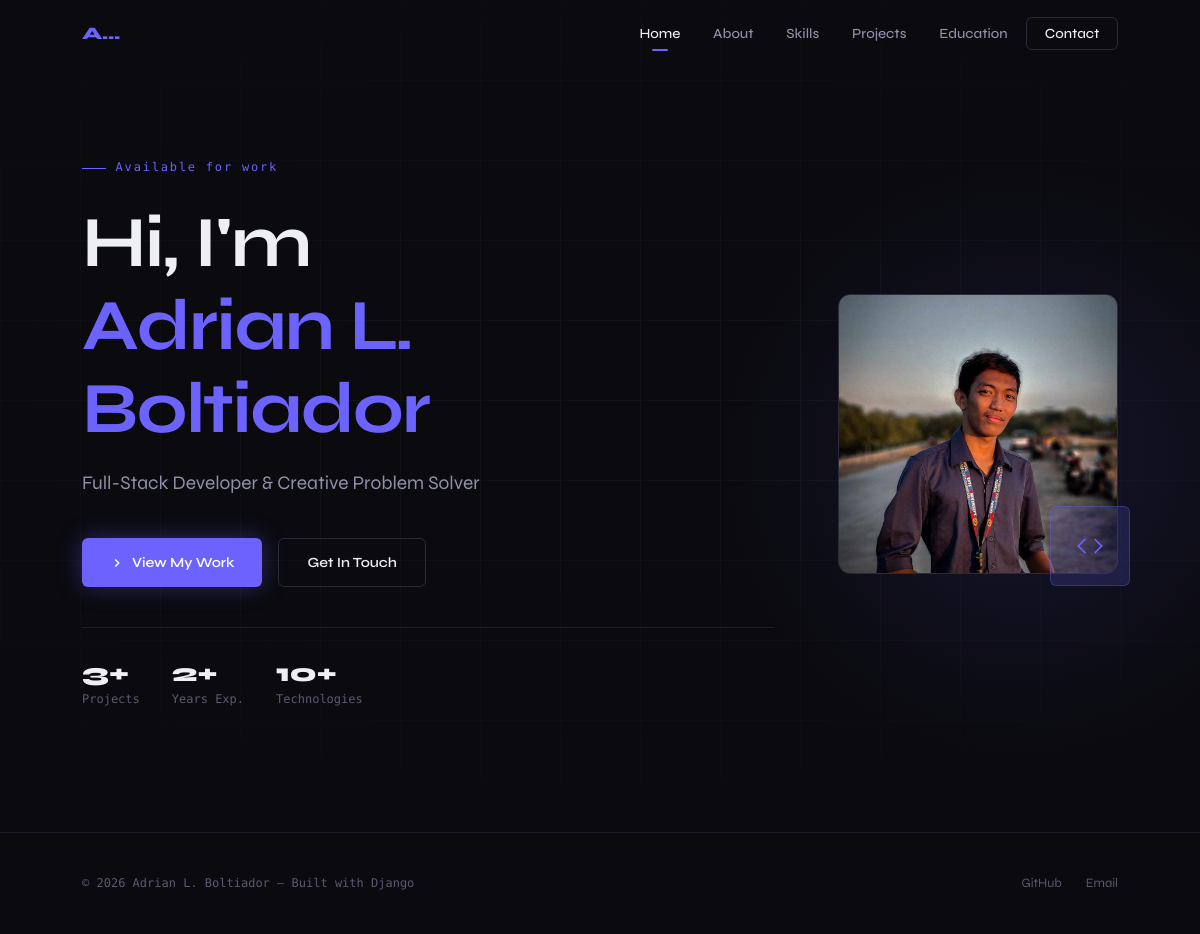
The page / on the database its author committed.
### bolt_app/models.py (models this page shows, shortened)
class Profile(models.Model):
    name = models.CharField(max_length=100)
    tagline = models.CharField(max_length=200)
    bio = models.TextField()
    career_goals = models.TextField()
    profile_photo = models.ImageField(upload_to='profile/', blank=True, null=True)
    email = models.EmailField()
    github_url = models.URLField(blank=True)
    linkedin_url = models.URLField(blank=True)
    twitter_url = models.URLField(blank=True)
    resume = models.FileField(upload_to='resume/', blank=True, null=True)
    class Meta:
        verbose_name = 'Profile'

### bolt_app/views.py (the view)
# urls.py: path('', views.home, name='home'),
def home(request):
    profile = get_profile()
    featured_projects = Project.objects.filter(featured=True)[:3]
    context = {
        'profile': profile,
        'featured_projects': featured_projects,
        'active_page': 'home',
    }
    return render(request, 'bolt_app/home.html', context)

### bolt_app/views.py (called while the page is built)
def get_profile():
    return Profile.objects.first()

### bolt_app/templates/bolt_app/home.html (shortened to what this page needs)
{% extends 'bolt_app/base.html' %}
{% load static %}
{% block content %}
<section class="hero">
  <div class="hero-grid"></div>
  <div class="hero-content">
    <div class="hero-text">
      <p class="hero-tag fade-up">Available for work</p>
      <h1 class="hero-name fade-up delay-1">
        {% if profile %}
          Hi, I'm<br><em>{{ profile.name }}</em>
        {% else %}
          Hi, I'm<br><em>Your Name</em>
        {% endif %}
      </h1>
      <p class="hero-tagline fade-up delay-2">
        {% if profile %}{{ profile.tagline }}{% else %}Full-Stack Developer & Creative Problem Solver{% endif %}
      </p>
      <div class="hero-actions fade-up delay-3">
        <a href="{% url 'projects' %}" class="btn btn-primary">
          <svg width="14" height="14" viewBox="0 0 24 24" fill="none" stroke="currentColor" stroke-width="2.5"><path d="M9 18l6-6-6-6"/></svg>
          View My Work
        </a>
        <a href="{% url 'contact' %}" class="btn btn-outline">Get In Touch</a>
      </div>
      <div class="hero-stats fade-up delay-4">
        <div>
          <div class="hero-stat-num">{% if featured_projects %}{{ featured_projects|length }}+{% else %}3+{% endif %}</div>
          <div class="hero-stat-label">Projects</div>
        </div>
        <div>
          <div class="hero-stat-num">2+</div>
          <div class="hero-stat-label">Years Exp.</div>
        </div>
        <div>
          <div class="hero-stat-num">10+</div>
          <div class="hero-stat-label">Technologies</div>
        </div>
      </div>
    </div>
    <div class="hero-photo-wrap fade-up delay-2">
      <div class="hero-photo-frame">
        {% if profile and profile.profile_photo %}
          <img src="{{ profile.profile_photo.url }}" alt="{{ profile.name }}" />
        {% else %}
          <div class="hero-photo-placeholder">
            <svg width="48" height="48" viewBox="0 0 24 24" fill="none" stroke="currentColor" stroke-width="1.2"><circle cx="12" cy="8" r="4"/><path d="M4 20c0-4 3.6-7 8-7s8 3 8 7"/></svg>
            <span>profile.jpg</span>
          </div>
        {% endif %}
      </div>
      <div class="hero-photo-accent">
        <svg width="28" height="28" viewBox="0 0 24 24" fill="none" stroke="#6c63ff" stroke-width="1.5"><polyline points="16 18 22 12 16 6"/><polyline points="8 6 2 12 8 18"/></svg>
      </div>
    </div>
  </div>
</section>
{% endblock %}

### bolt_app/templates/bolt_app/base.html (shortened to what this page needs)
{% load static %}
<!DOCTYPE html>
<html lang="en">
<head>
  <link rel="stylesheet" href="{% static 'bolt_app/css/style.css' %}" />
</head>
<body>
  <header class="nav" id="nav">
    <div class="nav-inner">
      <a href="{% url 'home' %}" class="nav-logo">
        {% if profile %}<span>{{ profile.name|truncatechars:2 }}{% else %}<span>/</span>Portfolio{% endif %}
      </a>
      <nav>
        <ul class="nav-links" id="navLinks">
          <li><a href="{% url 'home' %}"      {% if active_page == 'home'      %}class="active"{% endif %}>Home</a></li>
          <li><a href="{% url 'about' %}"     {% if active_page == 'about'     %}class="active"{% endif %}>About</a></li>
          <li><a href="{% url 'skills' %}"    {% if active_page == 'skills'    %}class="active"{% endif %}>Skills</a></li>
          <li><a href="{% url 'projects' %}"  {% if active_page == 'projects'  %}class="active"{% endif %}>Projects</a></li>
          <li><a href="{% url 'education' %}" {% if active_page == 'education' %}class="active"{% endif %}>Education</a></li>
          <li><a href="{% url 'contact' %}"   class="nav-cta {% if active_page == 'contact' %}active{% endif %}">Contact</a></li>
        </ul>
      </nav>
    </div>
  </header>
  <main>
    {% block content %}{% endblock %}
  </main>
  <footer class="footer">
    <div class="footer-inner">
      <p class="footer-copy">
        &copy; {% now "Y" %} {% if profile %}{{ profile.name }}{% else %}Portfolio{% endif %} — Built with Django
      </p>
      <nav class="footer-links">
        {% if profile.github_url   %}<a href="{{ profile.github_url }}"   target="_blank" rel="noopener">GitHub</a>{% endif %}
        {% if profile.email        %}<a href="mailto:{{ profile.email }}">Email</a>{% endif %}
      </nav>
    </div>
  </footer>
</body>
</html>

### rows shown on the page
Profile: name "A…", name "Adrian L. Boltiador", tagline "Full-Stack Developer & Creative Problem Solver", profile_photo (picture)
